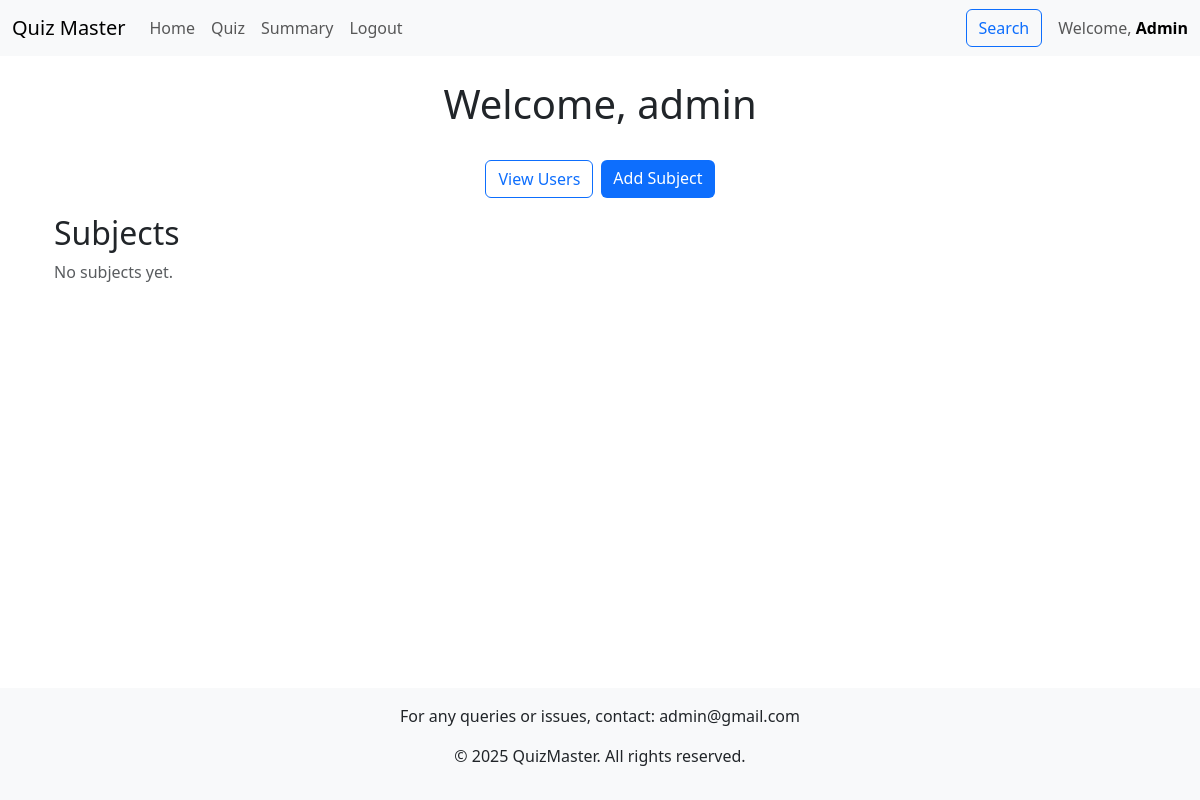
The page /dashboard (signed in) on the database as committed earlier.
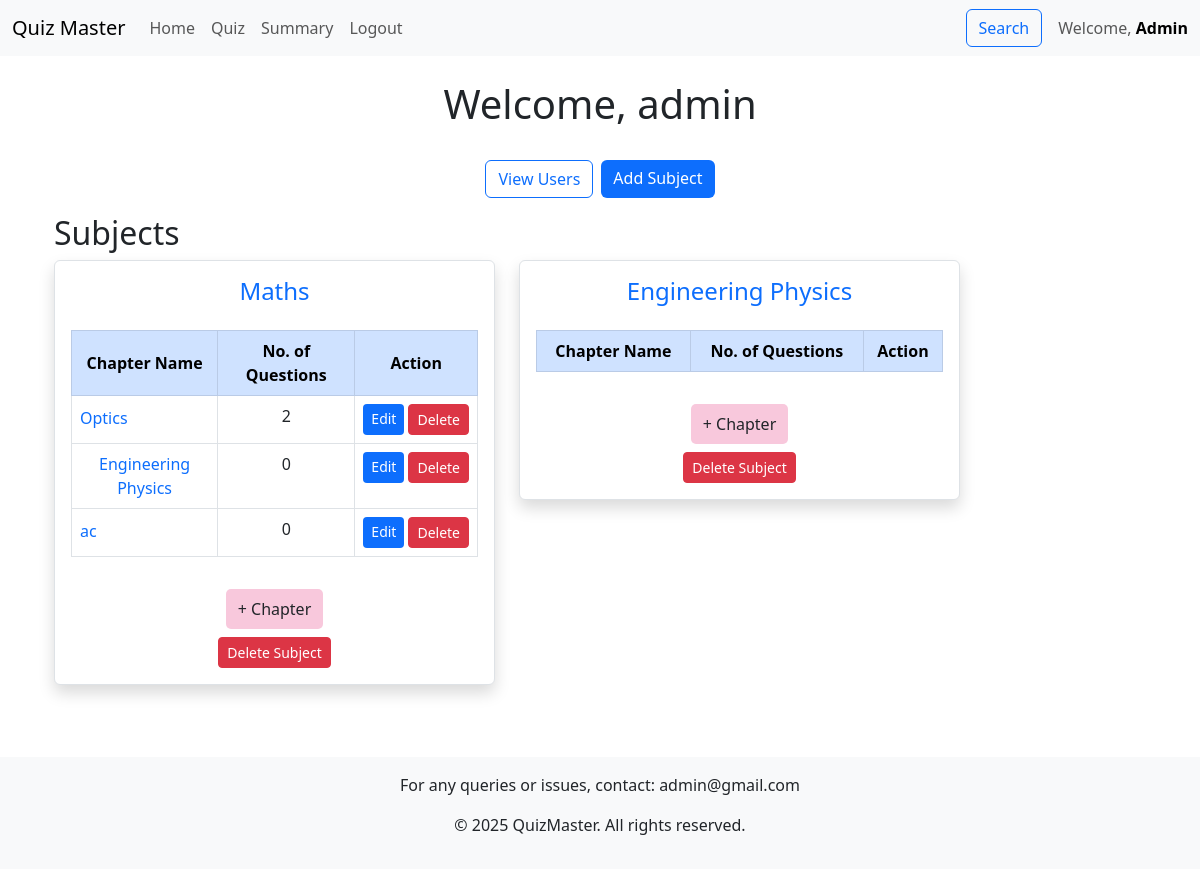
The same page on the database as committed later.
### models.py (models this page shows, shortened)
class Subject(db.Model):
    id = db.Column(db.Integer, primary_key=True)
    name = db.Column(db.String(100), nullable=False)
    description = db.Column(db.String(255))
    chapters = db.relationship('Chapter', backref='subject', lazy=True, cascade="all, delete-orphan")

class Chapter(db.Model):
    id = db.Column(db.Integer, primary_key=True)
    subject_id = db.Column(db.Integer, db.ForeignKey('subject.id'), nullable=False)
    name = db.Column(db.String(100), nullable=False)
    description = db.Column(db.String(255))
    quizzes = db.relationship('Quiz', backref='chapter', lazy=True, cascade="all, delete-orphan")

### controllers/controllers_admin.py (the view)
@app.route("/dashboard", methods=["GET", "POST"])
@auth_required
def dashboard():
        user = User.query.get(session["user_id"])
        if user.role=="user":
            current_date = date.today().isoformat()
            attempted_quiz_id = db.session.query(Score.quiz_id).filter(Score.user_id == user.id)
            quiz = Quiz.query.filter(
    and_(
        Quiz.date_of_quiz >= current_date,  # Future quizzes
        ~Quiz.id.in_(attempted_quiz_id)  # Exclude attempted quizzes
    )
).all()
            quiz_questions_count = {quiz.id: db.session.query(Question).filter(Question.quiz_id == quiz.id).count()
            for quiz in quiz}
            return render_template("dashboard_user.html",user=user,quiz=quiz,quiz_questions_count=quiz_questions_count)
        else:
             subject=db.session.query(Subject).all()
             chapters=db.session.query(Chapter).all()
             chapter_questions_count = {chapter.id: db.session.query(Question).join(Quiz).filter(Quiz.chapter_id == chapter.id).count()
             for chapter in chapters}
             return render_template("dashboard_admin.html",user=user,subject=subject,chapters=chapters,chapter_questions_count=chapter_questions_count)

### controllers/controllers_admin.py (called while the page is built)
def auth_required(func):
    @wraps(func)
    def inner(*args, **kwargs):
        if "user_id" in session:
            return func(*args, **kwargs)
        else:
            flash("Please login to continue")
            return redirect(url_for("index"))
    return inner

### controllers/controllers_login.py (called while the page is built)
@app.context_processor
def inject_admin_email():
    admin_user = User.query.filter_by(role="admin").first()
    return {"admin_email": admin_user.username}

### templates/dashboard_admin.html (shortened to what this page needs)
{% extends "base.html" %}
{% block content %}
<div class="container mt-4">
    <h1 class="text-center">Welcome, {{ user.full_name }}</h1>
<br>
    <div class="d-flex justify-content-center mb-3">
        <form action="/admin/show_users" method="POST" class="me-2">
            <a href="#" class="btn btn-outline-primary" onclick="this.closest('form').submit()">View Users</a>
        </form>
        <a href="{{ url_for('add_subject') }}" class="btn btn-primary">Add Subject</a>
    </div>
    <section>
        <h2>Subjects</h2>
        {% if subject %}
        <div class="row row-cols-1 row-cols-md-3 row-cols-lg-3 g-4">
            {% for sub in subject %}
            <div class="col-md-6 col-lg-5 mb-4">
                <div class="card shadow border rounded p-3 d-flex flex-column">
                    <h4 class="text-center">
                        <a href="#" class="text-decoration-none" data-bs-toggle="modal" data-bs-target="#modal{{ sub.id }}">
                            {{ sub.name }}
                        </a>
                    </h4>
                    {% if chapters %}
                    <table class="table table-bordered mt-3">
                        <thead class="table-primary text-center align-middle">
                            <tr>
                                <th>Chapter Name</th>
                                <th >No. of Questions</th>
                                <th>Action</th>
                            </tr>
                        </thead>
                        <tbody>
                            {% for chapter in chapters if chapter.subject_id == sub.id %}
                            <tr>
                                <td class="text-wrap text-break" >
                                    <form action="/dashboard/quiz/{{ chapter.id }}" method="POST" class="d-inline">
                                        <button type="submit" class="btn btn-link  text-decoration-none p-0 border-0">{{ chapter.name }}</button>
                                    </form>
                                </td>
                                <td class="text-center">{{ chapter_questions_count[chapter.id] }}</td>
                                <td>
                                    <div class="btn-group gap-1">
                                        <a href="/dashboard/admin/edit_chapter/{{ chapter.id }}" class="btn btn-primary btn-sm">Edit</a>
                                        <form action="/dashboard/admin/delete_chapter/{{ chapter.id }}" method="post" class="d-inline">
                                            <button type="submit" class="btn btn-danger btn-sm" onclick="return confirm('Are you sure you want to delete this chapter?')">Delete</button>
                                        </form>
                                    </div>
                                </td>
                </tr>
                {% endfor %}
                </tbody>
                </table>
                {% endif %}
                <div class="text-center mt-3">
                    <a href="{{ url_for('add_chapter', subject_id=sub.id) }}" class="btn btn-pink">+ Chapter</a>
                </div>
                <div class="text-center mt-2">
                    <form action="/dashboard/admin/delete_subject/{{ sub.id }}" method="post">
                        <button type="submit" class="btn btn-danger btn-sm"
                            onclick="return confirm('Are you sure you want to delete this subject?')">Delete
                            Subject</button>
                    </form>
                </div>
            </div>
        </div>
        {% endfor %}
</div>
{% else %}
<p class="text-muted">No subjects yet.</p>
{% endif %}
</section>
</div>
{% endblock %}

Rows that differ between the two databases and show on the page:
added Subject: name "Maths"
added Chapter: name "Optics", chapter_questions_count "2"
added Chapter: name "Engineering Physics", chapter_questions_count "0"
added Chapter: name "ac", chapter_questions_count "0"
added Subject: name "Engineering Physics"
Other text that changed with them:
text no longer shown: "No subjects yet."
